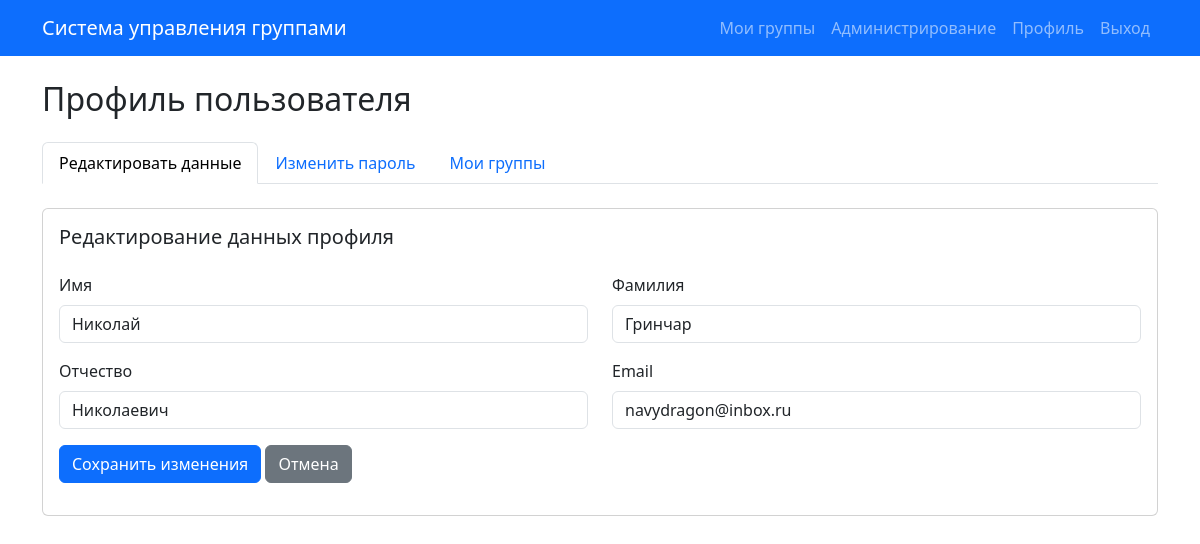
/profile/ (signed in), run on the app's committed database.
### users/models.py (models this page shows, shortened)
class User(AbstractUser):
    first_name = models.CharField(
        max_length=150,
        verbose_name='Имя',
        blank=True
    )
    last_name = models.CharField(
        max_length=150,
        verbose_name='Фамилия',
        blank=True
    )
    middle_name = models.CharField(
        max_length=150,
        verbose_name='Отчество',
        blank=True,
        null=True
    )
    send_emails = models.BooleanField(
        default=False,
        verbose_name='Отправлять письма',
        help_text='Если включено, куратор будет получать пересылаемые письма от студентов своей группы'
    )
    class Meta:
        verbose_name = 'Пользователь'
        verbose_name_plural = 'Пользователи'
        db_table = 'users_user'

### users/views.py (the view)
# urls.py: path('profile/', views.ProfileView.as_view(), name='profile'),
class ProfileView(LoginRequiredMixin, TemplateView):
    template_name = 'users/profile.html'
    def get_context_data(self, **kwargs):
        context = super().get_context_data(**kwargs)
        context['user'] = self.request.user
        context['form'] = ProfileEditForm(instance=self.request.user)
        return context

### users/forms.py
class ProfileEditForm(forms.ModelForm):
    class Meta:
        model = User
        fields = ['first_name', 'last_name', 'middle_name', 'email']
        widgets = {
            'first_name': forms.TextInput(attrs={
                'class': 'form-control',
                'placeholder': 'Введите имя'
            }),
            'last_name': forms.TextInput(attrs={
                'class': 'form-control',
                'placeholder': 'Введите фамилию'
            }),
            'middle_name': forms.TextInput(attrs={
                'class': 'form-control',
                'placeholder': 'Введите отчество'
            }),
            'email': forms.EmailInput(attrs={
                'class': 'form-control',
                'placeholder': 'Введите email'
            }),
        }
        labels = {
            'first_name': 'Имя',
            'last_name': 'Фамилия',
            'middle_name': 'Отчество',
            'email': 'Email',
        }

### users/templates/users/profile.html (shortened to what this page needs)
{% extends 'base.html' %}
{% block content %}
<div class="row">
    <div class="col-md-12">
        <h2 class="mb-4">Профиль пользователя</h2>
        <ul class="nav nav-tabs mb-4" id="profileTabs" role="tablist">
            <li class="nav-item" role="presentation">
                <a class="nav-link {% if active_tab == 'edit' or not active_tab %}active{% endif %}"
                   href="{% url 'users:profile_edit' %}">
                    Редактировать данные
                </a>
            </li>
            <li class="nav-item" role="presentation">
                <a class="nav-link {% if active_tab == 'password' %}active{% endif %}"
                   href="{% url 'users:change_password' %}">
                    Изменить пароль
                </a>
            </li>
            <li class="nav-item" role="presentation">
                <a class="nav-link {% if active_tab == 'groups' %}active{% endif %}"
                   href="{% url 'students:my_groups' %}">
                    Мои группы
                </a>
            </li>
        </ul>
        <div class="tab-content" id="profileTabsContent">
            <div class="tab-pane fade {% if active_tab == 'edit' or not active_tab %}show active{% endif %}"
                 id="edit"
                 role="tabpanel">
                <div class="card">
                    <div class="card-body">
                        <h5 class="card-title mb-4">Редактирование данных профиля</h5>
                        <form method="post" action="{% url 'users:profile_edit' %}">
                            <div class="row mb-3">
                                <div class="col-md-6">
                                    <label for="{{ form.first_name.id_for_label }}" class="form-label">
                                        {{ form.first_name.label }}
                                    </label>
                                    {{ form.first_name }}
                                </div>
                                <div class="col-md-6">
                                    <label for="{{ form.last_name.id_for_label }}" class="form-label">
                                        {{ form.last_name.label }}
                                    </label>
                                    {{ form.last_name }}
                                </div>
                            </div>
                            <div class="row mb-3">
                                <div class="col-md-6">
                                    <label for="{{ form.middle_name.id_for_label }}" class="form-label">
                                        {{ form.middle_name.label }}
                                    </label>
                                    {{ form.middle_name }}
                                </div>
                                <div class="col-md-6">
                                    <label for="{{ form.email.id_for_label }}" class="form-label">
                                        {{ form.email.label }}
                                    </label>
                                    {{ form.email }}
                                </div>
                            </div>
                            <div class="mb-3">
                                <button type="submit" class="btn btn-primary">Сохранить изменения</button>
                                <a href="{% url 'users:profile' %}" class="btn btn-secondary">Отмена</a>
                            </div>
                        </form>
                    </div>
                </div>
            </div>
        </div>
    </div>
</div>
{% endblock %}

### data on the page
User: first_name "Николай", last_name "Гринчар", middle_name "Николаевич", email "navydragon@inbox.ru"
